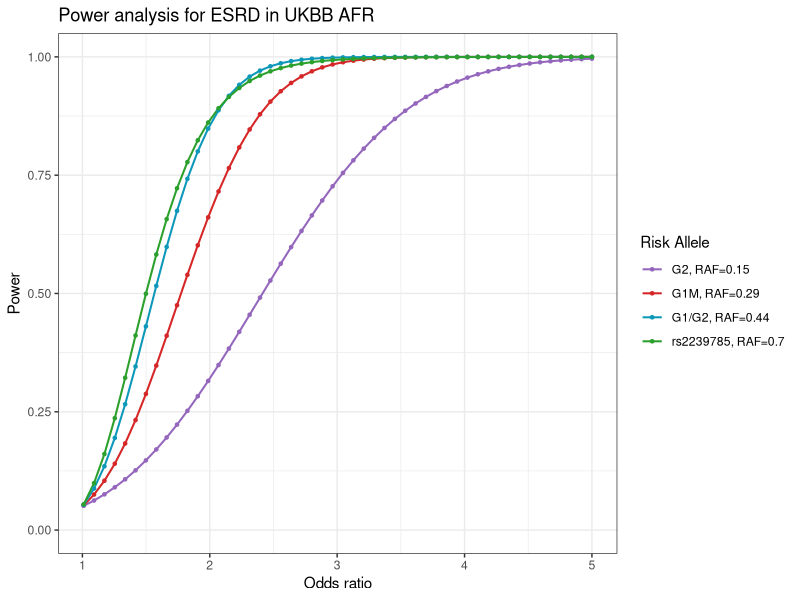
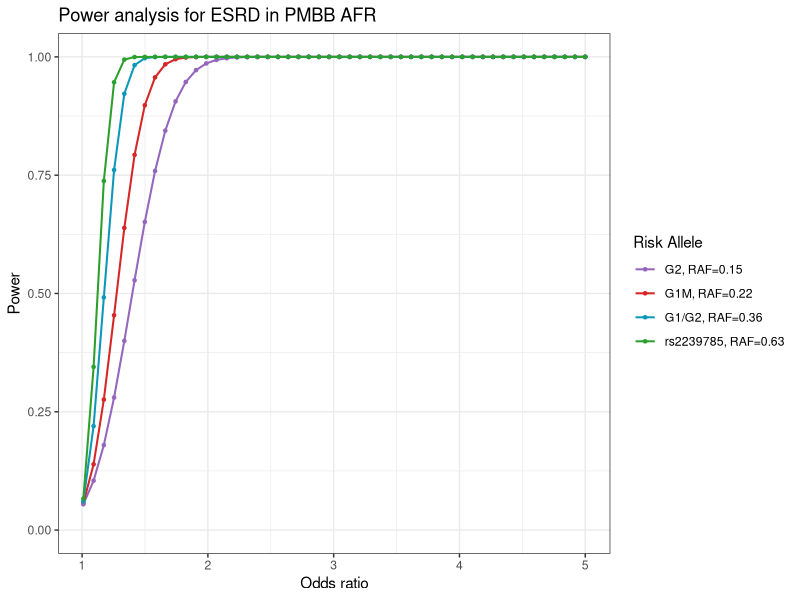
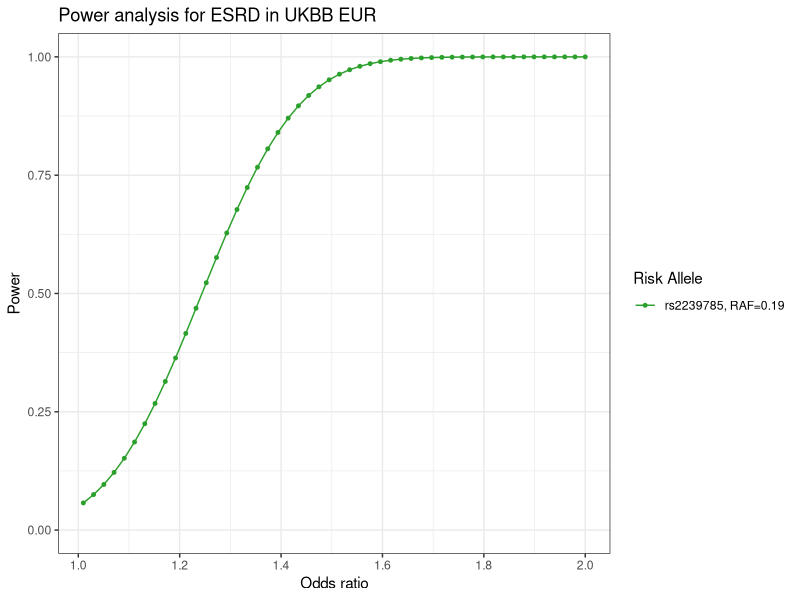
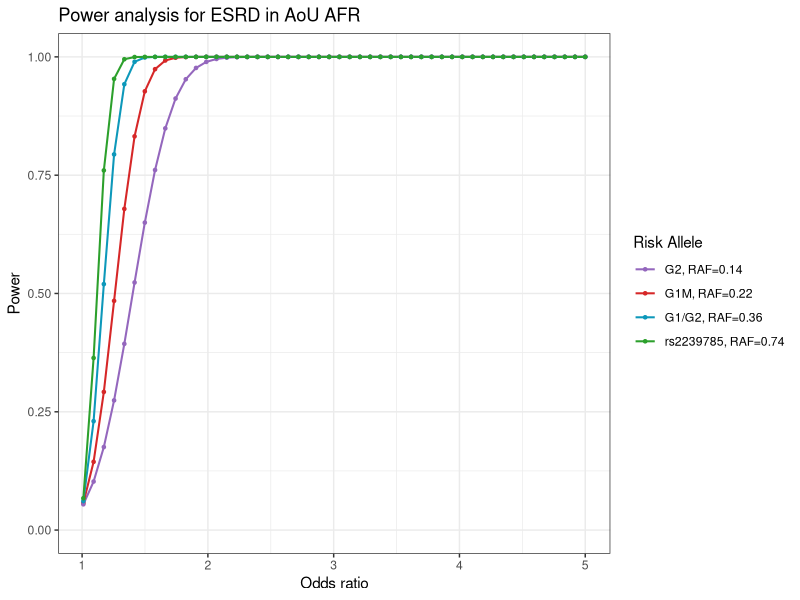

Write R code to recreate these figures, in order.
# Power analysis given odds ratio of ESRD based on different risk alleles and plot

# Functions

# Two proportion Z-test: calculate the test statistic Z, 
# part of Z: a,b,c
calc_Zstat = function(n1, n2, p1, p2) {
a = 1/n1 + 1/n2
b = (n1*p1 + n2*p2)/(n1+n2)
c = 1 - b
Z = (p1 - p2) / sqrt(a*b*c) 
return(Z) }


# Calculate p1 given odds ratio, number of individuals, number of cases, risk allele frequency
cal_p1=function(N, n_case, f, R){ 
  # p1. is the risk genotype frequency in the total population, assume reccessive
  p1.=f^2
  # p.1 is the disease prevalence in the total population
  p.1=n_case/N
  # p11 is the proportion of people who have risk genotype and sick
  # p1 is the genotype frequency in the case
  # R is the odds ratio
  S = sqrt((1+(p1.+p.1)*(R-1))^2 + 4*R*(1-R)*p1.*p.1)
  p11 = (1+(p1.+p.1)*(R-1) - S) / (2*(R-1))
  p1 = p11 / p.1 
  return(p1)
}

#cal_p1(N=N, n_case=n_case, f=af_a, R=OR)

# Caclulate p2 given OR and p1
cal_p2<-function(OR, p1){
  p2=p1/(OR-OR*p1+p1)
  return(p2)
}

# Calculate power: given critical value and Z stat, get probability of P[X>x].
power.OR =function(N, n_case, OR, f){
  # get critical value given probability, one-side
  alpha = 0.05
  critical_value = qnorm(p=1-alpha, lower.tail=TRUE) #~1.65
  # calculate p1
  p1 = cal_p1(N=N, n_case=n_case, f=f, R=OR)
  # calculate p2
  p2 = cal_p2(OR=OR, p1=p1)
  # calculate z stat analytically
  Z_analy = calc_Zstat(n1=n_case, 
                     n2=N-n_case, 
                     p1=p1, 
                     p2=p2)
  power = pnorm(q=critical_value,  
                sd =1, mean = Z_analy, 
                lower.tail=FALSE)
  return(power)}


# plot the power-OR with different risk allele frequency
plot_power.OR=function(N, n_case, frq_G1, frq_G2, frq_G1G2, frq_V1){
# create the table with RAF, OR, calculate the power given these two
RAF = c(frq_G1, frq_G2, frq_G1G2, frq_V1)
OR <- seq(from = 1.01, to = 5, length = 50)
OR_power <- expand.grid(OR = OR, RAF = RAF)
OR_power$power <- NA

for(i in 1:nrow(OR_power)){
   OR_power$power[i] <- power.OR(N=N,
                                 n_case=n_case, 
                                 OR=OR_power$OR[i],
                                 f=OR_power$RAF[i])
}  

# plot the OR vs power
library(ggplot2)
# Basic line plot with points
p=ggplot(data=OR_power, aes(x=OR, y=power, group=RAF, color=as.factor(RAF))) +
 scale_color_manual(labels = c(paste0("G2, RAF=", frq_G2),  paste0("G1M, RAF=", frq_G1), paste0("G1/G2, RAF=", frq_G1G2), paste0("rs2239785, RAF=", frq_V1)), 
                     values = c("#9467bd",  "#d62728", "#0D98BA", "#2ca02c")) +
  geom_line(linewidth=0.7)+
  geom_point(size=0.9)+
  theme_bw() +
  xlab("Odds ratio") + 
  ylab("Power") + 
  ylim(c(0, 1)) +
  scale_x_continuous(breaks=seq(1,5,1)) +
  guides(color=guide_legend(title="Risk Allele")) # change legend title
return(p)
}



# --------------UKBB AFR-----------------

# ukbb data Risk allele frequency
frq_G1_ukbb=0.29
frq_G2_ukbb=0.15
frq_V1_ukbb=0.70
frq_G1G2_ukbb=0.44
N_ukbb=6407
n_case_ukbb=68

p1=plot_power.OR(N=N_ukbb, 
	n_case=n_case_ukbb, 
	frq_G1=frq_G1_ukbb, 
	frq_G2=frq_G2_ukbb, 
	frq_G1G2=frq_G1G2_ukbb, 
	frq_V1=frq_V1_ukbb)
p_ukbb_AFR = p1 + ggtitle("Power analysis for ESRD in UKBB AFR") 
#ggsave(plot=p_ukbb_AFR, filename="../Figure/PowerAnalysis_ESRD_UKBB_AFR.png", width=6, height=4, dpi=300, units = "in")
ggsave(plot=p_ukbb_AFR, filename="../Figure/PowerAnalysis_ESRD_UKBB_AFR.pdf", width=6, height=4, dpi=500, units = "in")

# --------------PMBB AFR-----------------

frq_G1_pmbb=0.22
frq_G2_pmbb=0.14
frq_V1_pmbb=0.63
frq_G1G2_pmbb=0.36
N_pmbb=10908
n_case_pmbb=911

p2=plot_power.OR(N=N_pmbb, 
	n_case=n_case_pmbb, 
	frq_G1=frq_G1_pmbb, 
	frq_G2=frq_G2_ukbb, 
	frq_G1G2=frq_G1G2_pmbb, 
	frq_V1=frq_V1_pmbb)
p_pmbb_AFR = p2 + ggtitle("Power analysis for ESRD in PMBB AFR") 
#ggsave(plot=p_pmbb_AFR, filename="../Figure/PowerAnalysis_ESRD_PMBB_AFR.png", width=6, height=4, dpi=300, units = "in")
ggsave(plot=p_pmbb_AFR, filename="../Figure/PowerAnalysis_ESRD_PMBB_AFR.pdf", width=6, height=4, dpi=500, units = "in")


# --------------UKBB EUR V1-----------------

frq_V1=0.19 #ALLELE FREQ OF V1 in EUR
N=410372 # EUR in UKBB
n_case=1336 #ESRD in EUR in UKBB

# create the table with RAF, OR, calculate the power given these two
RAF = c(frq_V1)
OR <- seq(from = 1.01, to = 2, length = 50)
OR_power <- expand.grid(OR = OR, RAF = RAF)
OR_power$power <- NA

for(i in 1:nrow(OR_power)){
   OR_power$power[i] <- power.OR(N=N,
                                 n_case=n_case, 
                                 OR=OR_power$OR[i],
                                 f=OR_power$RAF[i])
}  

# plot the OR vs power
library(ggplot2)
# Basic line plot with points
p_ukb_esrd_eur=ggplot(data=OR_power, aes(x=OR, y=power, group=RAF, color=as.factor(RAF))) +
 scale_color_manual(labels = c("rs2239785, RAF=0.19"), 
                     values = c("#2ca02c")) +
  geom_line()+
  geom_point(size=1)+
  theme_bw() +
  xlab("Odds ratio") + 
  ylab("Power") + 
  ggtitle("Power analysis for ESRD in UKBB EUR") +
  ylim(c(0, 1)) +
  scale_x_continuous(breaks = c(seq(1,2,0.2))) +
  guides(color=guide_legend(title="Risk Allele")) # change legend title
#ggsave(plot=p_ukb_esrd_eur, filename="../Figure/PowerAnalysis_ESRD_UKBB_EUR_V1.png", width=6, height=4, dpi=300, units = "in")
ggsave(plot=p_ukb_esrd_eur, filename="../Figure/PowerAnalysis_ESRD_UKBB_EUR_V1.pdf", width=6, height=4, dpi=500, units = "in")


# --------------AoU AFR-----------------
# for AoU data, using the freq from https://genetics.opentargets.org/
# given a convservative estimate for disease prevalence
frq_G1_aou=0.22
frq_G2_aou=0.14
frq_V1_aou=0.74
frq_G1G2_aou=0.36
N_aou=50064
#p_case_lower=4400/254700 #prevalence in the total population (who have EHR), as a lower bound for conservative estimation, assuming prevalence is the same across populations
#n_case_aou=round(N*p_case_lower, digits = 0) #ESRD CASES
n_case_aou=911

p3=plot_power.OR(N=N_aou, 
	n_case=n_case_aou, 
	frq_G1=frq_G1_aou, 
	frq_G2=frq_G2_aou, 
	frq_G1G2=frq_G1G2_aou, 
	frq_V1=frq_V1_aou)
p_aou_AFR = p3 + ggtitle("Power analysis for ESRD in AoU AFR") 
#ggsave(plot=p_aou_AFR, filename="../Figure/PowerAnalysis_ESRD_AoU_AFR.png", width=6, height=4, dpi=300, units = "in")
ggsave(plot=p_aou_AFR, filename="../Figure/PowerAnalysis_ESRD_AoU_AFR.pdf", width=6, height=4, dpi=500, units = "in")



